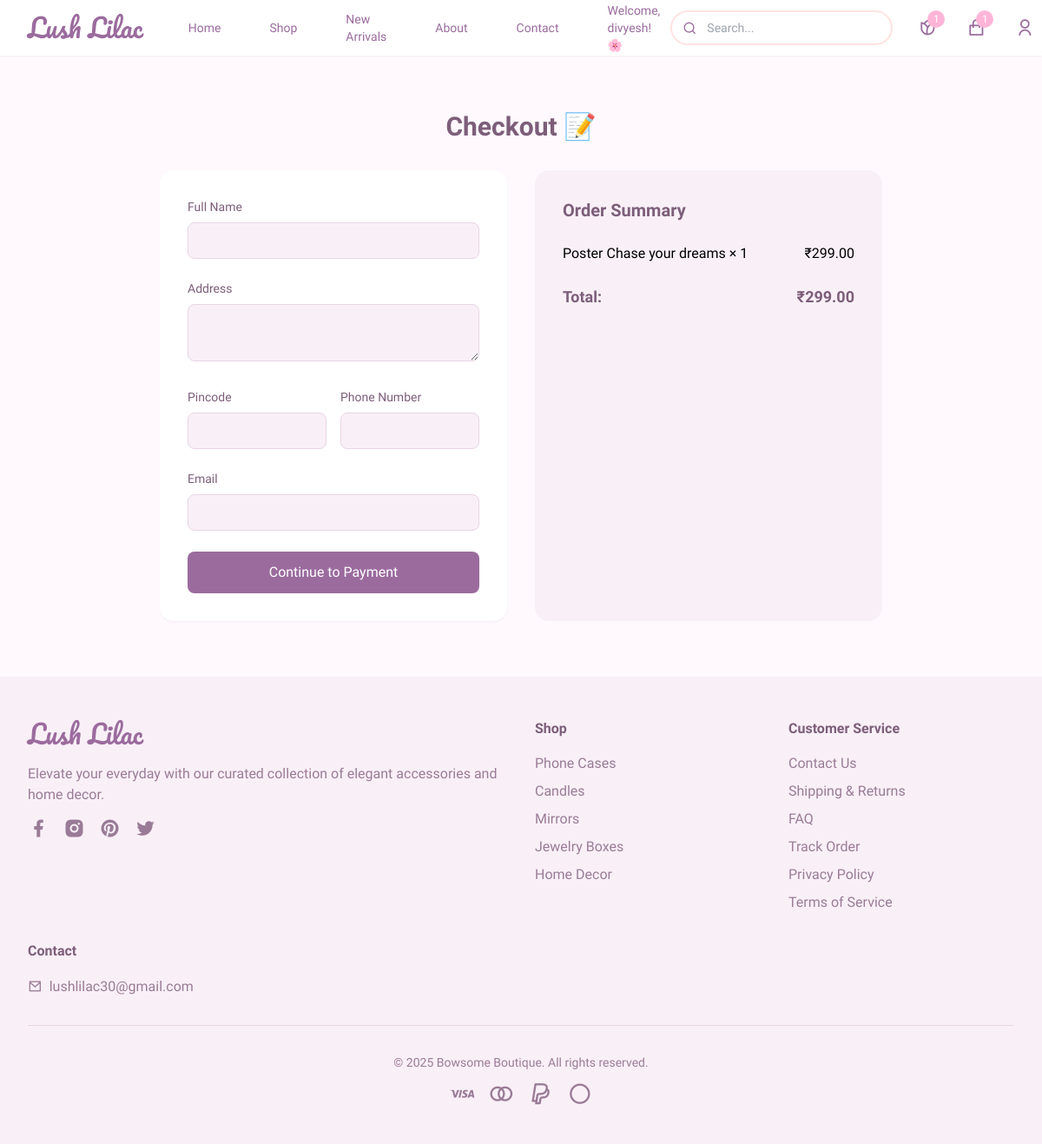
The page /checkout (signed in) on the database its author committed.
### app.py (models this page shows, shortened)
class User(UserMixin, db.Model):
    id = db.Column(db.Integer, primary_key=True)
    username = db.Column(db.String(80), unique=True, nullable=False)
    email = db.Column(db.String(120), unique=True, nullable=False)
    password_hash = db.Column(db.String(128))
    user_type = db.Column(db.String(20), default='customer')  # 'customer' or 'admin'
    orders = db.relationship('Order', backref='user', lazy=True)
    wishlists = db.relationship('Wishlist', backref='user', lazy=True)

class CartItem(db.Model):
    id = db.Column(db.Integer, primary_key=True)
    user_id = db.Column(db.Integer, db.ForeignKey('user.id'), nullable=False)
    product_id = db.Column(db.Integer, db.ForeignKey('product.id'), nullable=False)
    quantity = db.Column(db.Integer, nullable=False, default=1)
    model = db.Column(db.String(100))  # New field for phone model
    custom_image = db.Column(db.String(255))  # New field for customization image
    product = db.relationship('Product')

class Product(db.Model):
    id = db.Column(db.Integer, primary_key=True)
    name = db.Column(db.String(100), nullable=False)
    description = db.Column(db.Text, nullable=False)
    price = db.Column(db.Float, nullable=False)
    stock = db.Column(db.Integer, nullable=False)
    image = db.Column(db.String(255))  # New field for image filename
    category = db.Column(db.String(50))  # New field for category
    is_bestseller = db.Column(db.Boolean, default=False) # New field for bestseller status
    is_new = db.Column(db.Boolean, default=False) # New field for new arrival status
    is_new_arrival = db.Column(db.Boolean, default=False) # New field for new arrival status
    wishlists = db.relationship('Wishlist', backref='product', lazy=True)

### app.py (the view, shortened to what this page needs)
@app.route('/checkout', methods=['GET', 'POST'])
def checkout():
    if not current_user.is_authenticated:
        flash('Please log in to checkout', 'info')
        return redirect(url_for('login'))
    cart_items = CartItem.query.filter_by(user_id=current_user.id).all()
    total = sum(item.product.price * item.quantity for item in cart_items)
    if not cart_items:
        flash('Your cart is empty!')
        return redirect(url_for('cart'))
    return render_template('checkout.html', cart_items=cart_items, total=total)

### app.py (called while the page is built)
@login_manager.user_loader
def load_user(user_id):
    return User.query.get(int(user_id))

### templates/checkout.html
{% extends "base.html" %}
{% block content %}
<div class="max-w-4xl mx-auto px-4 sm:px-6 lg:px-8 py-16">
    <h2 class="text-3xl font-semibold text-[#7D5E7A] mb-8 text-center">Checkout 📝</h2>
    <div class="grid grid-cols-1 md:grid-cols-2 gap-8">
        <form method="POST" class="bg-white rounded-lg shadow-sm p-8 space-y-6 min-h-[400px]">
            <div>
                <label class="block text-[#7D5E7A] text-sm font-medium mb-2">Full Name</label>
                <input type="text" name="name" class="w-full py-2 px-4 rounded-button border border-[#E8D5E4] bg-[#F9F0F7] text-[#7D5E7A]" required>
            </div>
            <div>
                <label class="block text-[#7D5E7A] text-sm font-medium mb-2">Address</label>
                <textarea name="address" class="w-full py-2 px-4 rounded-button border border-[#E8D5E4] bg-[#F9F0F7] text-[#7D5E7A]" required></textarea>
            </div>
            <div class="grid grid-cols-2 gap-4">
                <div>
                    <label class="block text-[#7D5E7A] text-sm font-medium mb-2">Pincode</label>
                    <input type="text" name="pincode" class="w-full py-2 px-4 rounded-button border border-[#E8D5E4] bg-[#F9F0F7] text-[#7D5E7A]" required>
                </div>
                <div>
                    <label class="block text-[#7D5E7A] text-sm font-medium mb-2">Phone Number</label>
                    <input type="text" name="phone" class="w-full py-2 px-4 rounded-button border border-[#E8D5E4] bg-[#F9F0F7] text-[#7D5E7A]" required>
                </div>
            </div>
            <div>
                <label class="block text-[#7D5E7A] text-sm font-medium mb-2">Email</label>
                <input type="email" name="email" class="w-full py-2 px-4 rounded-button border border-[#E8D5E4] bg-[#F9F0F7] text-[#7D5E7A]" required>
            </div>
            <button type="submit" class="w-full bg-primary hover:bg-[#D4B6D0] text-white py-3 rounded-button font-medium transition-all duration-300 btn-hover">Continue to Payment</button>
        </form>
        <div class="bg-[#F9F0F7] rounded-lg p-8">
            <h3 class="text-xl font-semibold text-[#7D5E7A] mb-4">Order Summary</h3>
            <ul class="divide-y divide-[#E8D5E4] mb-4">
                {% for item in cart_items %}
                <li class="py-2 flex justify-between items-center">
                    <span>{{ item.product.name }} × {{ item.quantity }}</span>
                    <span>₹{{ '%.2f'|format(item.product.price * item.quantity) }}</span>
                </li>
                {% endfor %}
            </ul>
            <div class="flex justify-between items-center font-semibold text-[#7D5E7A] text-lg">
                <span>Total:</span>
                <span>₹{{ '%.2f'|format(total) }}</span>
            </div>
        </div>
    </div>
</div>
{% endblock %}

### templates/base.html (shortened to what this page needs)
<!DOCTYPE html>
<html lang="en">
<head>
    <script src="https://cdn.tailwindcss.com/3.4.16"></script>
    <link href="https://cdnjs.cloudflare.com/ajax/libs/remixicon/4.6.0/remixicon.min.css" rel="stylesheet">
</head>
<body class="flower-cursor">
    <nav class="bg-white/90 backdrop-blur-sm sticky top-0 z-50 shadow-sm">
        <div class="max-w-7xl mx-auto px-4 sm:px-6 lg:px-8">
            <div class="flex justify-between items-center h-16">
                <div class="flex-shrink-0 flex items-center">
                    <a href="/" class="font-['Pacifico'] text-3xl text-primary">Lush Lilac</a>
                </div>
                <div class="hidden md:block">
                    <div class="ml-10 flex items-center space-x-8">
                        <a href="/" class="text-primary hover:text-[#D4B6D0] px-3 py-2 text-sm font-medium">Home</a>
                        <a href="#" class="text-primary hover:text-[#D4B6D0] px-3 py-2 text-sm font-medium">Shop</a>
                        <a href="{{ url_for('new_arrivals_page') }}" class="text-primary hover:text-[#D4B6D0] px-3 py-2 text-sm font-medium">New Arrivals</a>
                        <a href="{{ url_for('about') }}" class="text-primary hover:text-[#D4B6D0] px-3 py-2 text-sm font-medium">About</a>
                        <a href="{{ url_for('contact') }}" class="text-primary hover:text-[#D4B6D0] px-3 py-2 text-sm font-medium">Contact</a>
                        {% if current_user.is_authenticated %}
                        <span class="text-primary px-3 py-2 text-sm font-medium">Welcome, {{ current_user.username }}! 🌸</span>
                        {% else %}
                        <button id="loginButton" class="bg-primary hover:bg-[#D4B6D0] text-white px-4 py-2 rounded-button text-sm font-medium transition-all duration-300 btn-hover">Login/Register</button>
                        {% endif %}
                    </div>
                </div>
                <div class="flex items-center space-x-6">
                    <div class="relative">
                        <input type="text" placeholder="Search..." class="bg-white/80 border-2 border-[#FFE4E1] py-2 pl-10 pr-4 rounded-full text-sm w-40 md:w-64 focus:border-[#E8D5E4] focus:outline-none focus:ring-2 focus:ring-[#E8D5E4]/50">
                        <div class="absolute left-3 top-1/2 transform -translate-y-1/2 w-5 h-5 flex items-center justify-center text-primary">
                            <i class="ri-search-line"></i>
                        </div>
                    </div>
                    <div id="wishlistContainer">
                        {% if current_user.is_authenticated %}
                        <a href="{{ url_for('view_wishlist') }}" class="wishlist-link relative w-8 h-8 flex items-center justify-center text-primary hover:text-[#D4B6D0] transition-colors duration-300 cursor-pointer">
                            <i class="ri-flower-line ri-lg"></i>
                            {% set wishlist_count = current_user.wishlists|length %}
                            {% if wishlist_count > 0 %}
                            <span class="absolute -top-1 -right-1 bg-[#FFB5D8] text-white text-xs w-5 h-5 flex items-center justify-center rounded-full">
                                {{ wishlist_count }}
                            </span>
                            {% endif %}
                        </a>
                        {% else %}
                        <button onclick="showLoginForm()" class="wishlist-button relative w-8 h-8 flex items-center justify-center text-primary hover:text-[#D4B6D0] transition-colors duration-300 cursor-pointer">
                            <i class="ri-flower-line ri-lg"></i>
                        </button>
                        {% endif %}
                    </div>
                    <div class="relative">
                        <a href="{{ url_for('view_cart') }}" class="cart-link relative w-8 h-8 flex items-center justify-center text-primary hover:text-[#D4B6D0] transition-colors duration-300 cursor-pointer">
                            <i class="ri-shopping-bag-line ri-lg"></i>
                            {% if current_user.is_authenticated and cart_items %}
                            <span class="absolute -top-1 -right-1 bg-[#FFB5D8] text-white text-xs w-5 h-5 flex items-center justify-center rounded-full">
                                {{ cart_items|length }}
                            </span>
                            {% endif %}
                        </a>
                    </div>
                    {% if current_user.is_authenticated %}
                    <div class="relative">
                        <button onclick="toggleUserDropdown()" class="w-8 h-8 flex items-center justify-center text-primary hover:text-[#D4B6D0] transition-colors duration-300">
                            <i class="ri-user-line ri-lg"></i>
                        </button>
                    </div>
                    {% endif %}
                </div>
            </div>
        </div>
    </nav>
    <main>
        {% block content %}{% endblock %}
    </main>
    <footer class="bg-[#F9F0F7] py-12">
        <div class="max-w-7xl mx-auto px-4 sm:px-6 lg:px-8">
            <div class="grid grid-cols-1 md:grid-cols-4 gap-8">
                <div class="col-span-1 md:col-span-2">
                    <a href="/" class="font-['Pacifico'] text-3xl text-primary mb-4 block">Lush Lilac</a>
                    <p class="text-[#9A7B97] mb-4">Elevate your everyday with our curated collection of elegant accessories and home decor.</p>
                    <div class="flex space-x-4">
                        <a href="#" class="text-[#9A7B97] hover:text-primary"><i class="ri-facebook-fill ri-xl"></i></a>
                        <a href="#" class="text-[#9A7B97] hover:text-primary"><i class="ri-instagram-fill ri-xl"></i></a>
                        <a href="#" class="text-[#9A7B97] hover:text-primary"><i class="ri-pinterest-fill ri-xl"></i></a>
                        <a href="#" class="text-[#9A7B97] hover:text-primary"><i class="ri-twitter-fill ri-xl"></i></a>
                    </div>
                </div>
                <div>
                    <h3 class="text-[#7D5E7A] font-semibold mb-4">Shop</h3>
                    <ul class="space-y-2">
                        <li><a href="/category/Phone%20Cases" class="text-[#9A7B97] hover:text-primary">Phone Cases</a></li>
                        <li><a href="/category/Candles" class="text-[#9A7B97] hover:text-primary">Candles</a></li>
                        <li><a href="/category/Mirrors" class="text-[#9A7B97] hover:text-primary">Mirrors</a></li>
                        <li><a href="/category/Jewelry%20Boxes" class="text-[#9A7B97] hover:text-primary">Jewelry Boxes</a></li>
                        <li><a href="/category/Home%20Decor" class="text-[#9A7B97] hover:text-primary">Home Decor</a></li>
                    </ul>
                </div>
                <div>
                    <h3 class="text-[#7D5E7A] font-semibold mb-4">Customer Service</h3>
                    <ul class="space-y-2">
                        <li><a href="/contact" class="text-[#9A7B97] hover:text-primary">Contact Us</a></li>
                        <li><a href="#" class="text-[#9A7B97] hover:text-primary">Shipping & Returns</a></li>
                        <li><a href="#" class="text-[#9A7B97] hover:text-primary">FAQ</a></li>
                        <li><a href="#" class="text-[#9A7B97] hover:text-primary">Track Order</a></li>
                        <li><a href="#" class="text-[#9A7B97] hover:text-primary">Privacy Policy</a></li>
                        <li><a href="#" class="text-[#9A7B97] hover:text-primary">Terms of Service</a></li>
                    </ul>
                </div>
                <div>
                    <h3 class="text-[#7D5E7A] font-semibold mb-4">Contact</h3>
                    <div class="space-y-2 text-[#9A7B97]">
                        <p><i class="ri-mail-line mr-2"></i>lushlilac30@gmail.com</p>
                    </div>
                </div>
            </div>
            <div class="border-t border-[#E8D5E4] mt-8 pt-8 text-center text-[#9A7B97] text-sm">
                <p>&copy; 2025 Bowsome Boutique. All rights reserved.</p>
                 <div class="flex justify-center space-x-4 mt-4">
                    <i class="ri-visa-line ri-2x"></i>
                    <i class="ri-mastercard-line ri-2x"></i>
                    <i class="ri-paypal-line ri-2x"></i>
                    <i class="ri-apple-pay-line ri-2x"></i>
                </div>
            </div>
        </div>
    </footer>
</body>
</html>

### templates/base.html (style rules this page uses)
:where([class^="ri-"])::before { content: "\f3c2"; }
body { font-family: 'Merienda', cursive; background-color: #FFF9FD; }

### rows shown on the page
User: username "divyesh"
CartItem: product.name "Poster Chase your dreams", quantity "1"
Product: item.product.price*item.quantity "299.00"

### other values the page prints
{{ wishlist_count }} "1"
{{ cart_items|length }} "1"
{{ '%.2f'|format(total) }} "299.00"
